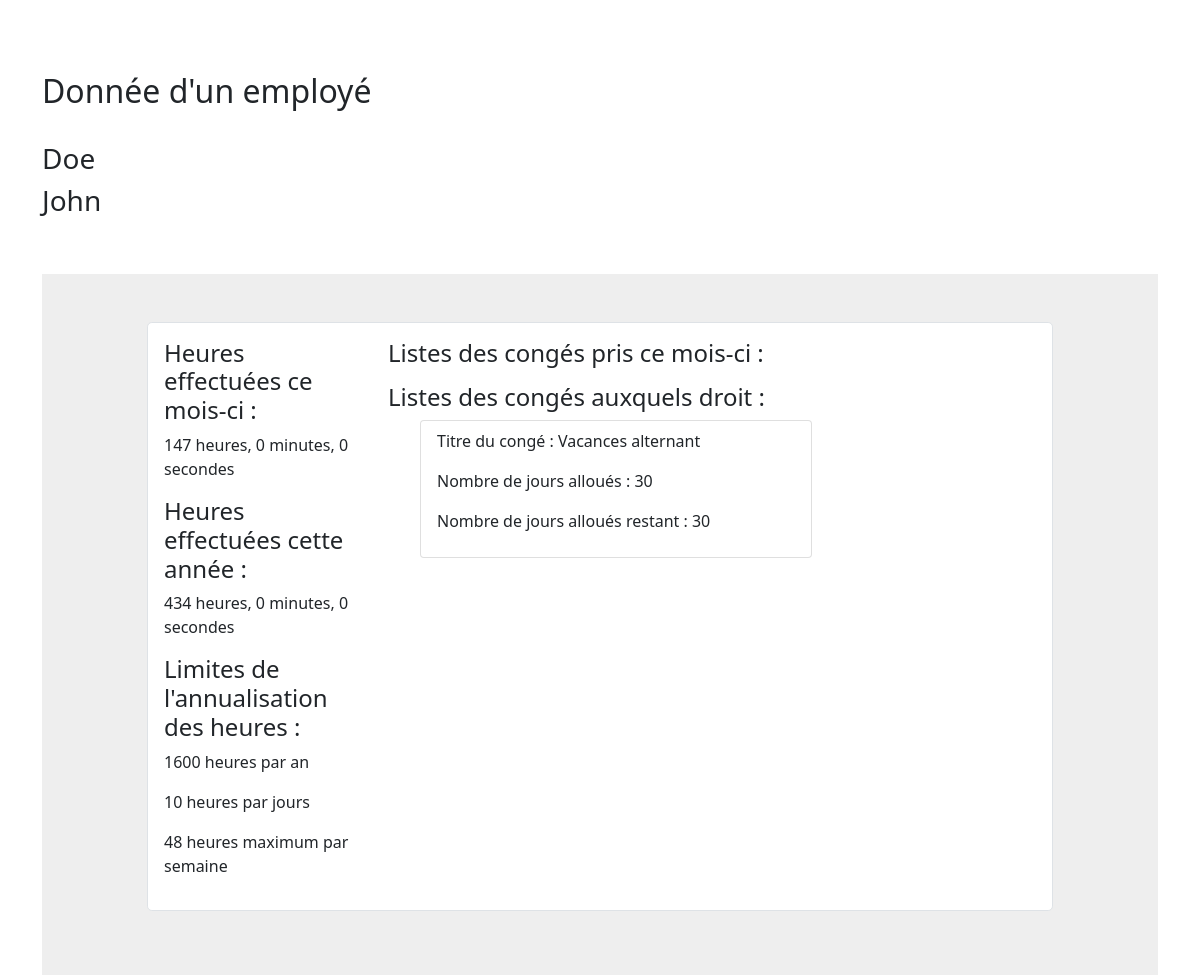
Screenshot of /DonneeEmploye.php?id=7 with the database file from the repository.
### tables this page shows
CREATE TABLE `utilisateur` (
  `idUtilisateur` int(11) NOT NULL,
  `mdp` varchar(100) NOT NULL,
  `nom` varchar(200) NOT NULL,
  `prenom` varchar(200) NOT NULL,
  `statut` enum('salarie','alternant','stagiaire','administrateur') NOT NULL,
  `dateArrivee` date NOT NULL DEFAULT current_timestamp()
);

CREATE TABLE `heuresprevues` (
  `idHeure` int(11) NOT NULL,
  `mois` int(11) NOT NULL,
  `annee` year(4) NOT NULL,
  `heuresPrevues` time NOT NULL,
  `nbJoursAnnualisation` int(11) NOT NULL
);

CREATE TABLE `conge` (
  `idConge` int(11) NOT NULL,
  `statutConcerne` enum('salarie','alternant','stagiaire','administrateur') NOT NULL,
  `titreConge` varchar(400) NOT NULL,
  `nbJours` int(11) NOT NULL
);

### include/fonctions.php (called while the page is built, shortened)
<?php
function openDB()
{
    try {
        $BDD = new PDO("mysql:host=localhost; dbname=RescueRH;charset=utf8", "root", "", array(PDO::ATTR_ERRMODE => PDO::ERRMODE_EXCEPTION));
        return $BDD;
    } catch (Exception $e) {
        die('Erreur fatale : ' . $e->getMessage());
    }
}
?>

### DonneeEmploye.php (the view, shortened to what this page needs)
<?php
require_once('include/head.php');
include("include/fonctions.php");
require_once('include/head.php');
$idUtilisateur = $_GET['id'];
$req = openDb()->prepare('select * from utilisateur where idUtilisateur=?');
$req->execute(array($idUtilisateur));
$employe = $req->fetch();
$mois = date('n');
$annee = date('Y');
$req2 = openDb()->prepare('select * from heuresprevues where mois=?');
$req2->execute(array($mois));
$heurePrevuesJours = $req2->fetch();
$conges = openDb()->prepare('select * from congeemploye where idUtilisateur=:element1 and month(dateConge)=:element2');
$conges->execute(array(':element1' => $idUtilisateur, ':element2' => $mois));
$nbconges = $conges->rowCount();
$joursnontravailles = openDb()->prepare('select * from joursnontravailles where month(dateArret)=?');
$joursnontravailles->execute(array($mois));
$nbjoursnontravailles = $joursnontravailles->rowCount();
function nombreJoursOuvres($mois, $annee) {
    $nombreJours = cal_days_in_month(CAL_GREGORIAN, intval($mois), intval($annee));
    $joursOuvres = 0;
    for ($jour = 1; $jour <= $nombreJours; $jour++) {
        $timestamp = mktime(0, 0, 0, $mois, $jour, $annee);
        $jourSemaine = date('N', $timestamp);
        if ($jourSemaine <= 5) {
            $joursOuvres++;
        }
    }
    return $joursOuvres;
}
$nbJoursTravailles = nombreJoursOuvres($mois, $annee) - $nbconges - $nbjoursnontravailles;
$secondes = strtotime($heurePrevuesJours['heuresPrevues'])- strtotime('TODAY');
$nouvellesSecondes = $secondes * $nbJoursTravailles;
$heures = floor($nouvellesSecondes / 3600);
$minutes = floor(($nouvellesSecondes % 3600) / 60);
$secondesRestantes = $nouvellesSecondes % 60;
$heureParMois = sprintf("%d heures, %d minutes, %d secondes", $heures, $minutes, $secondesRestantes);
$secondeAnneeTotal=0;
for ($month = 1; $month <= $mois; $month++) {
    $requeteA = openDb()->prepare('select * from heuresprevues where mois=?');
    $requeteA->execute(array($month));
    $heurePrevuesJoursBoucle = $requeteA->fetch();
    $congesBoucle = openDb()->prepare('select * from congeemploye where idUtilisateur=:element1 and month(dateConge)=:element2');
    $congesBoucle->execute(array(':element1' => $idUtilisateur, ':element2' => $month));
    $nbcongesBoucle = $congesBoucle->rowCount();
    $joursnontravaillesBoucle = openDb()->prepare('select * from joursnontravailles where month(dateArret)=?');
    $joursnontravaillesBoucle->execute(array($month));
    $nbjoursnontravaillesBoucle = $joursnontravaillesBoucle->rowCount();
    $nbJoursTravaillesBoucle = nombreJoursOuvres($month, $annee) - $nbcongesBoucle - $nbjoursnontravaillesBoucle;
    $secondesBoucle = strtotime($heurePrevuesJoursBoucle['heuresPrevues'])- strtotime('TODAY');
    $nouvellesSecondesBoucle = $secondesBoucle * $nbJoursTravaillesBoucle;
    $secondeAnneeTotal = $nouvellesSecondesBoucle + $secondeAnneeTotal;
}
$heuresAnnee = floor($secondeAnneeTotal / 3600);
$minutesAnnee = floor(($secondeAnneeTotal % 3600) / 60);
$secondesRestantesAnnee = $secondeAnneeTotal % 60;
$heureParAnnee = sprintf("%d heures, %d minutes, %d secondes", $heuresAnnee, $minutesAnnee, $secondesRestantesAnnee);
$statutEmploye = $employe['statut'];
$congesDroit = openDb()->prepare('select * from conge where statutConcerne=?');
$congesDroit->execute(array($statutEmploye));
function nombreCongesRestant($conges, $congedroit){
    $nbcongesconcerne = $congedroit['nbJours'];
        return $nbcongesconcerne;
}
?>
<!DOCTYPE html>
<html lang="fr">
<body>
<div class="container">
<main class="mt-5 pt-4">
<h2>Donnée d'un employé</h2>
<br>
<h3>
    <?= $employe['nom'] ?>
</h3>
<h3>
    <?= $employe['prenom'] ?>
</h3>
<br>
<br>
<section style="background-color: #eee;">
        <div class="container py-5">
                <div class="row justify-content-center mb-3">
                    <div class="col-md-12 col-xl-10">
                    <div class="card shadow-0 border rounded-3">
                    <div class="card-body">
                    <div class="row">
                    <div class="col-md-12 col-lg-3 col-xl-3 mb-4 mb-lg-0">
                        <h4>Heures effectuées ce mois-ci :</h4>
                        <p><?= $heureParMois ?></p>
                        <h4>Heures effectuées cette année :</h4>
                        <p><?= $heureParAnnee ?></p>
                        <h4>Limites de l'annualisation des heures :</h4>
                        <p>1600 heures par an</p>
                        <p>10 heures par jours</p>
                        <p>48 heures maximum par semaine</p>
                    </div>
                    <div class="col-md-6 col-lg-6 col-xl-6">
                        <h4>Listes des congés pris ce mois-ci : </h4>
                        <h4>Listes des congés auxquels droit : </h4>
                        <ol>
                        <?php foreach ($congesDroit as $congedroit) {
                            $conges = openDb()->prepare('select * from congeemploye where idUtilisateur=?');
                            $conges->execute(array($idUtilisateur));
                            ?>
                                <ul class="list-group">
                                <li class="list-group-item">
                                    <p> Titre du congé : <?= $congedroit['titreConge'] ?></p>
                                    <p> Nombre de jours alloués : <?= $congedroit['nbJours'] ?></p>
                                    <p> Nombre de jours alloués restant : <?= nombreCongesRestant($conges, $congedroit) ?></p>
                                </li>
                                </ul>
                            <?php } ?>
                        </ol>
                    </div>
                    </div>
                    </div>
                    </div>
                    </div>
                </div>
        </div>
</section>
</main>
</div>
</body>

### rows the page displays
utilisateur: nom "Doe", prenom "John"
conge: titreConge "Vacances alternant", nbJours "30"
